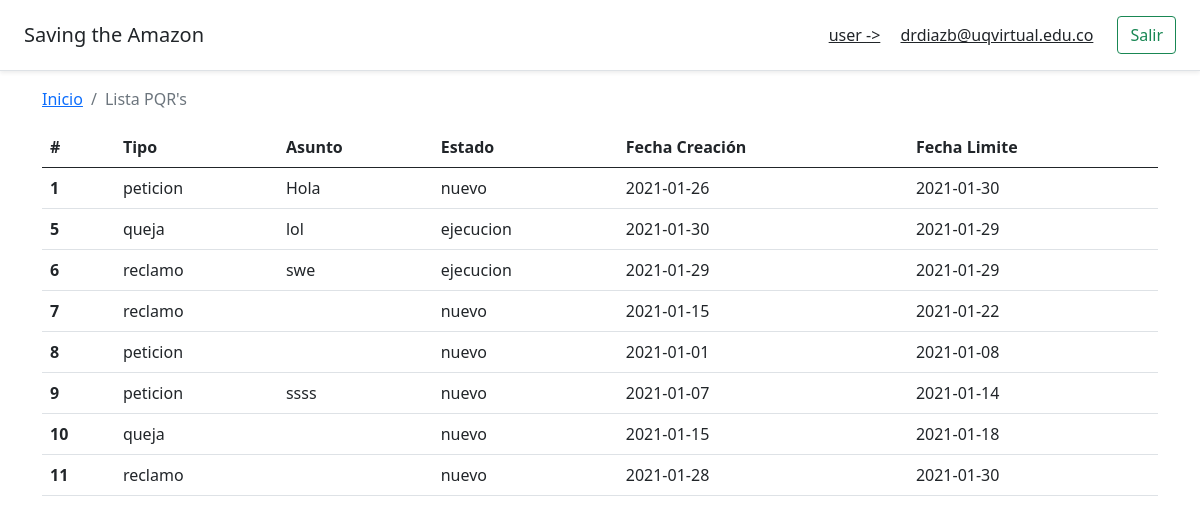
The app's page /listPQRUser.php (signed in) with its own data.
### tables this page shows
CREATE TABLE `users` (
  `id` int(11) NOT NULL,
  `email` varchar(100) NOT NULL,
  `password` varchar(100) NOT NULL,
  `name` varchar(100) NOT NULL,
  `last_name` varchar(100) NOT NULL,
  `role` varchar(100) NOT NULL
);

CREATE TABLE `pqrs` (
  `id` int(11) NOT NULL,
  `user_id` int(11) NOT NULL,
  `type` varchar(100) NOT NULL,
  `topic` varchar(100) NOT NULL,
  `state` varchar(100) NOT NULL,
  `date_create` date NOT NULL,
  `date_limit` date NOT NULL
);

### listPQRUser.php (the view, shortened to what this page needs)
<?php
    require 'database.php';
    if (isset($_SESSION['user_id'])) {
        $queryPQR = 'SELECT * FROM pqrs WHERE user_id = :id';
        $recordsPQR = $conn->prepare($queryPQR);
        $recordsPQR->bindParam(':id',$_SESSION['user_id']);
        $recordsPQR->execute();
        $resultsPQR = $recordsPQR->fetchAll();
        $query = 'SELECT id, email, password, role FROM users WHERE id = :id';
        $records = $conn->prepare($query);
        $records->bindParam(':id',$_SESSION['user_id']);
        $records->execute();
        $results = $records->fetch(PDO::FETCH_ASSOC);
        $user = null;
        if (count($results) >0) {
            $user = $results;
        }
    }
?>
<!doctype html>
<html lang="en" class="h-100">
  <head>
    <link href="https://cdn.jsdelivr.net/npm/bootstrap@5.0.0-beta1/dist/css/bootstrap.min.css" rel="stylesheet">
    <link href="https://getbootstrap.com/docs/5.0/examples/sticky-footer/sticky-footer.css" rel="stylesheet">
  </head>
  <body class="d-flex flex-column h-100">
  <?php if(!empty($user)): ?>
    <header class="d-flex flex-column flex-md-row align-items-center p-3 px-md-4 mb-3 bg-white border-bottom shadow-sm">
        <p class="h5 my-0 me-md-auto fw-normal">Saving the Amazon</p>
        <nav class="my-2 my-md-0 me-md-3">
            <a class="p-2 text-dark"><?= $user['role'] ?> -></a>
            <a class="p-2 text-dark"><?= $user['email'] ?></a>
        </nav>
        <a class="btn btn-outline-success" href="logout.php">Salir</a>
    </header>
    <main class="flex-shrink-0">
    <div class="container">
        <nav aria-label="breadcrumb">
            <ol class="breadcrumb">
                <li class="breadcrumb-item"><a href="dashboard.php">Inicio</a></li>
                <li class="breadcrumb-item active" aria-current="page">Lista PQR's</li>
            </ol>
        </nav>
        <table class="table">
            <thead>
                <tr>
                <th scope="col">#</th>
                <th scope="col">Tipo</th>
                <th scope="col">Asunto</th>
                <th scope="col">Estado</th>
                <th scope="col">Fecha Creación</th>
                <th scope="col">Fecha Limite</th>
                </tr>
            </thead>
            <tbody>
                <?php foreach ($resultsPQR as $key => $value) { ?>
                    <tr>
                    <th scope="row"><?=$value['id'];?></th>
                    <td><?=$value['type'];?></td>
                    <td><?=$value['topic'];?></td>
                    <td><?=$value['state'];?></td>
                    <td><?=$value['date_create'];?></td>
                    <td><?=$value['date_limit'];?></td>
                    </tr>
                <?php } ?>
            </tbody>
        </table>
    </div>
    </main>
    <?php endif; ?>
  </body>
</html>

### records on screen
users: role "user", email "drdiazb@uqvirtual.edu.co"
pqrs: id "1", type "peticion", topic "Hola", state "nuevo", date_create "2021-01-26", date_limit "2021-01-30"
pqrs: id "5", type "queja", topic "lol", state "ejecucion", date_create "2021-01-30", date_limit "2021-01-29"
pqrs: id "6", type "reclamo", topic "swe", state "ejecucion", date_create "2021-01-29", date_limit "2021-01-29"
pqrs: id "7", type "reclamo", state "nuevo", date_create "2021-01-15", date_limit "2021-01-22"
pqrs: id "8", type "peticion", state "nuevo", date_create "2021-01-01", date_limit "2021-01-08"
pqrs: id "9", type "peticion", topic "ssss", state "nuevo", date_create "2021-01-07", date_limit "2021-01-14"
pqrs: id "10", type "queja", state "nuevo", date_create "2021-01-15", date_limit "2021-01-18"
pqrs: id "11", type "reclamo", state "nuevo", date_create "2021-01-28", date_limit "2021-01-30"
